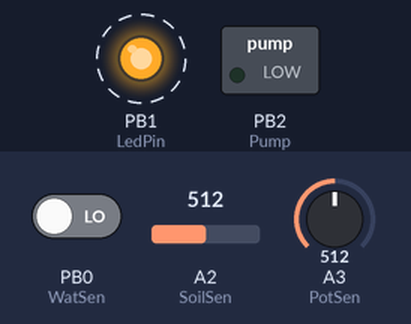
Simulated run of this sketch. Board: ATtiny85, built with avr-gcc and run on an emulated ATtiny85. Parts: switched loads named in the sketch (green lamp = pin HIGH), output pins drawn as LEDs (lit = HIGH). Dashed ring = blinking. The test bench sets the inputs (shaded band); at power-on: A2 (SoilSen) = 512, PB0 (WatSen) LOW, A3 (PotSen) = 512. What the sketch prints to the serial monitor is not drawn.

Above: at 0.7 s.
1.3 s: A2 (SoilSen) set to 495
At 2.2 s:
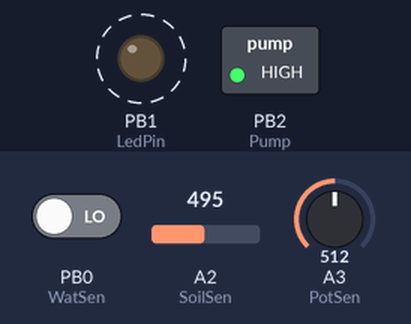
4.5 s: A2 (SoilSen) set to 515
At 4.9 s:
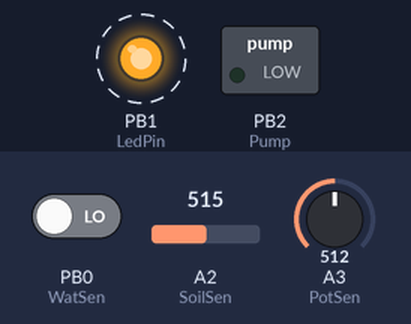
7.7 s: A2 (SoilSen) set to 511
At 8.5 s:
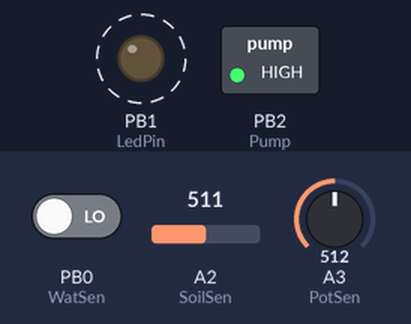
Timing chart, 0 to 16.9 s (numbered marks = the images above; inputs shaded):
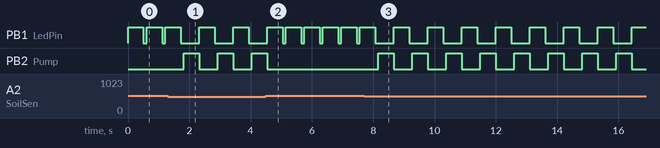

The sketch:

AutonomousGarden.ino
```cpp
int a = 0; //For potentiometer calibration delay
int b = 0; //For potentiometer calibration delay
int x = 0; //Variable that ensures potentiometer ccalibration only happens once at beginning
int PotSenValue = 0;
int SoilSenValue = 0;
int WatSenState = 0; //Digital button for water resovoir level

const int Pump = 2; //Pin 7 on Attiny85
const int LedPin= 1; //Pin 6 on Attiny85
const int WatSen = 0; //Pin 5 on Attiny85
const int SoilSen = A2; //Pin 2 on Attiny85
const int PotSen = A3; //Pin 3 on Attiny85


void setup() {
  pinMode(Pump, OUTPUT);
  pinMode(LedPin, OUTPUT);
  pinMode(WatSen, INPUT);
  Serial.begin(9600);
}

void loop() {


  while (x < 1) {
   /*  //If the Pot value is less than 505, an led will speed up the closer you spin it to the value 505.
   If the Pot value is more than 515, an led will speed up the closer you spin it to 515. If the Pot is
  within the parameters of 505-515, it is centered, and thus calibrated. The rapidbly flashing led
  will turn off indicating thus, and x will equal 1. because x is now higher than zero, this while loop
  is eliminated, and the rest of the code will repeat itself indefinetley.
  */
   int PotSenValue = analogRead(PotSen);

   if (PotSenValue < 505) {
    Serial.println(PotSenValue);
    int a = 0.5 * (505 - PotSenValue);
    digitalWrite(LedPin, HIGH);
    delay(a);
    digitalWrite(LedPin, LOW);
    delay(a);
  }

  else if (PotSenValue > 515) {
    Serial.println(PotSenValue);
    int b = 0.5 * (PotSenValue - 505);
    digitalWrite(LedPin, HIGH);
    delay(b);
    digitalWrite(LedPin, LOW);
    delay(b);
  }

    if ( (PotSenValue > 505) && (PotSenValue < 515) ) {
     digitalWrite(LedPin, LOW);
     x = 1;
  }
  } //Thus marks the end of the calibrative while loop

  SoilSenValue = analogRead(SoilSen); //This is the rest of the code that will repeat forever
  PotSenValue = analogRead(PotSen);
  if (SoilSenValue < PotSenValue) {
    Serial.println("The soil value is ");
    Serial.println(SoilSenValue);
    Serial.print("Pump operational");
    digitalWrite(Pump, HIGH);
    delay(500);
    digitalWrite(Pump, LOW);
  }

  WatSenState = digitalRead(WatSen);
  if (WatSen == LOW) {
    Serial.println("The water resovoir needs to be replenished");
    digitalWrite(LedPin, HIGH);
    delay(500);
    digitalWrite(LedPin, LOW);
  }

  delay(100);

}
```

Measured:
- the behaviour switches between 512 and 511 on A2 (SoilSen) (found by bisection; images 0 and 1)
- after the input at 1.3 s, PB1 (LedPin): alternates HIGH for 0.50 s and LOW for 0.61 s, starting after 1.0 s; PB2 (Pump): alternates HIGH for 0.50 s and LOW for 0.61 s, starting after 0.52 s
- after the input at 4.5 s, PB1 (LedPin): alternates HIGH for 0.50 s and LOW for 0.10 s, starting after 0.65 s; PB2 (Pump): goes on until 4.5 s, then stays LOW
- after the input at 7.7 s, PB1 (LedPin): alternates HIGH for 0.50 s and LOW for 0.61 s, starting after 0.97 s; PB2 (Pump): alternates HIGH for 0.50 s and LOW for 0.61 s, starting after 0.47 s
- by itself, PB1 (LedPin): alternates HIGH for 0.50 s and LOW for 0.10 s
